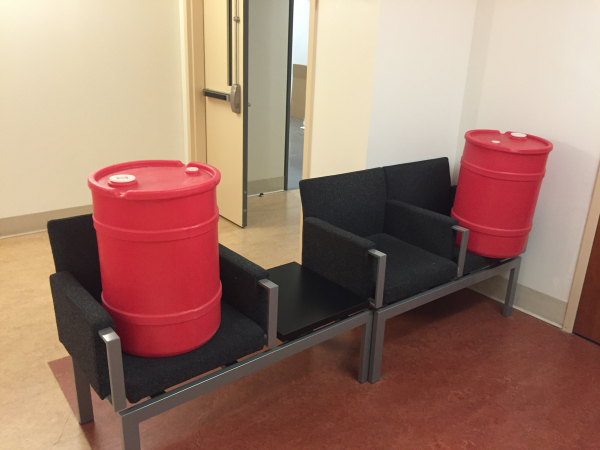
#> input picture ECE5242Proj1-train/2_3.1.png, 1200 x 900 px (shown at 1/2 size)
$ jupyter execute --allow-errors Project1.ipynb   (shell and % lines are left out)
#> lines starting #> are read from the running program, lines starting #| are printed output that depends on the picture
[cell 1]

from roipoly import RoiPoly
from matplotlib import pyplot as plt
import cv2
from skimage import data, util
from skimage.measure import label, regionprops
import numpy as np
from PIL import Image
import math
from matplotlib import patches as mpatches

# 1 Labeling

## 1.1 Hand Labeling Appropriate Regions

[cell 2]
image = cv2.imread('ECE5242Proj1-train/2_3.1.png', 0)
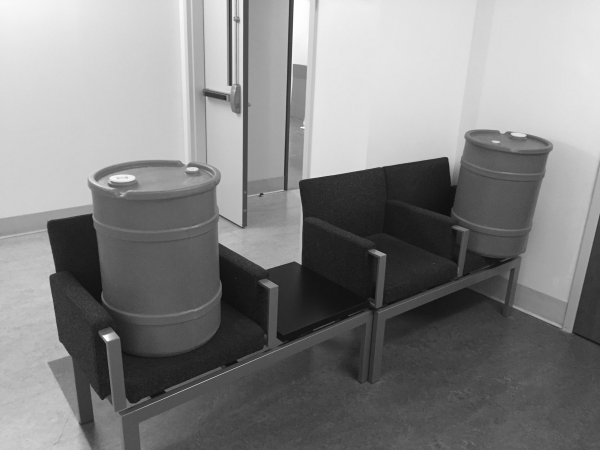
#> image: shape (900, 1200) (shown at 1/2 size); min 12, max 255, mean 132.4

plt.imshow(image, cmap = "gray")

#> (a cell that did not finish here is left out)

[cell 4]
plt.imshow(image, cmap='gray')
#> (the rest of this cell did not finish here and is left out)

#> (a cell that did not finish here is left out)

[cell 6]
RGB_image = cv2.imread('ECE5242Proj1-train/2_3.1.png', 1)
#> RGB_image is the input picture: shape (900, 1200, 3); mean B, G, R 108.9, 124, 159.5
RGB_image = cv2.cvtColor(RGB_image, cv2.COLOR_BGR2HSV)
#> RGB_image: shape (900, 1200, 3); mean H, S, V 46.6, 84.4, 159.7
#> (the rest of this cell did not finish here and is left out)

#> (a cell that did not finish here is left out)

[cell 8]
# plot in 3D visualization just to see points
from mpl_toolkits.mplot3d import Axes3D

fig = plt.figure()
ax = fig.add_subplot(111, projection = '3d')

#> (the rest of this cell did not finish here and is left out)

[cell 9]
fig2 = plt.figure()
ax = fig2.add_subplot(111, projection = '3d')

#> (the rest of this cell did not finish here and is left out)

## 1.2 Using HSV points from Mask Generator

#> (a cell that did not finish here is left out)

[cell 11]
testImagesRGB = np.zeros((11,900,1200,3))

testImagesRGB[0] = cv2.cvtColor( cv2.imread('ECE5242Proj1-train/2.8.png', 1) , cv2.COLOR_BGR2RGB )
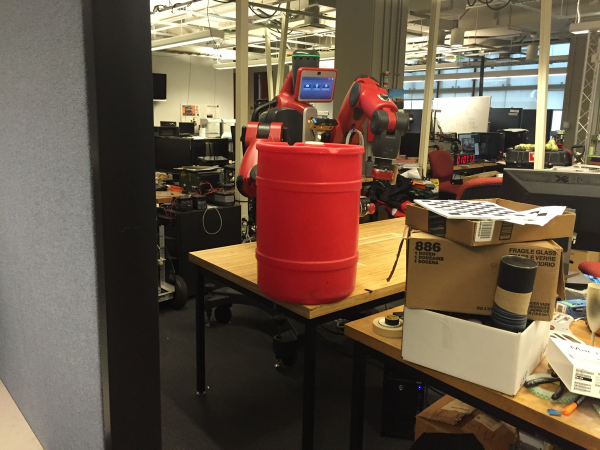
#> input picture ECE5242Proj1-train/2.8.png, 1200 x 900 px (shown at 1/2 size)
testImagesRGB[1] = cv2.cvtColor( cv2.imread('ECE5242Proj1-train/2.14.png', 1) , cv2.COLOR_BGR2RGB )
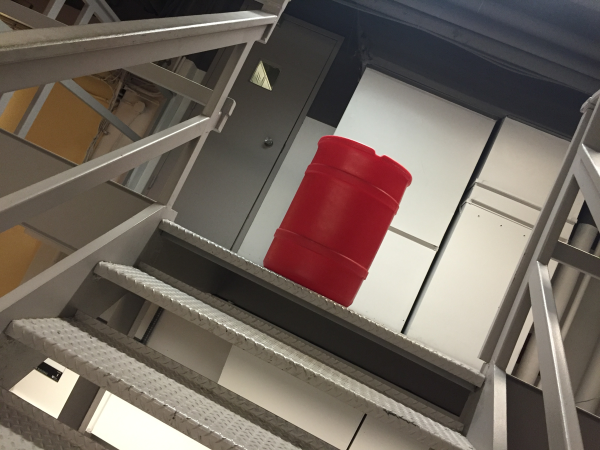
#> input picture ECE5242Proj1-train/2.14.png, 1200 x 900 px (shown at 1/2 size)
testImagesRGB[2] = cv2.cvtColor( cv2.imread('ECE5242Proj1-train/3.11.png', 1) , cv2.COLOR_BGR2RGB )
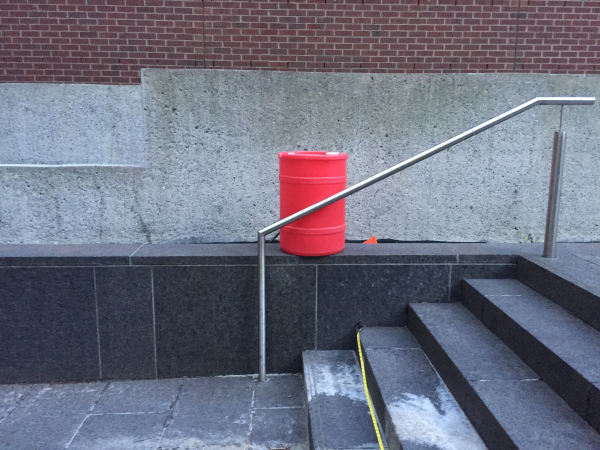
#> input picture ECE5242Proj1-train/3.11.png, 1200 x 900 px (shown at 1/2 size)
testImagesRGB[3] = cv2.cvtColor( cv2.imread('ECE5242Proj1-train/4.10.png', 1) , cv2.COLOR_BGR2RGB )
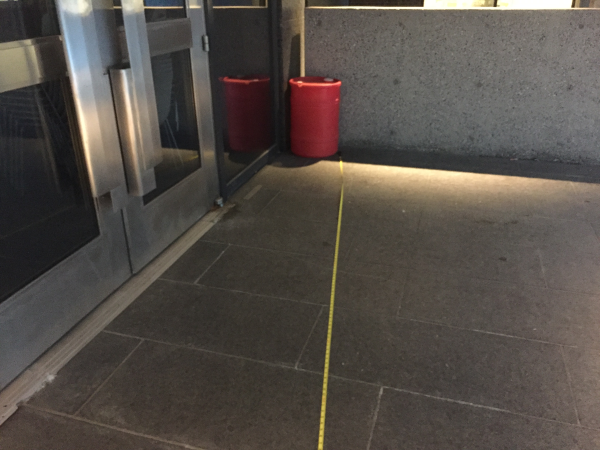
#> input picture ECE5242Proj1-train/4.10.png, 1200 x 900 px (shown at 1/2 size)
testImagesRGB[4] = cv2.cvtColor( cv2.imread('ECE5242Proj1-train/5.11.png', 1) , cv2.COLOR_BGR2RGB )
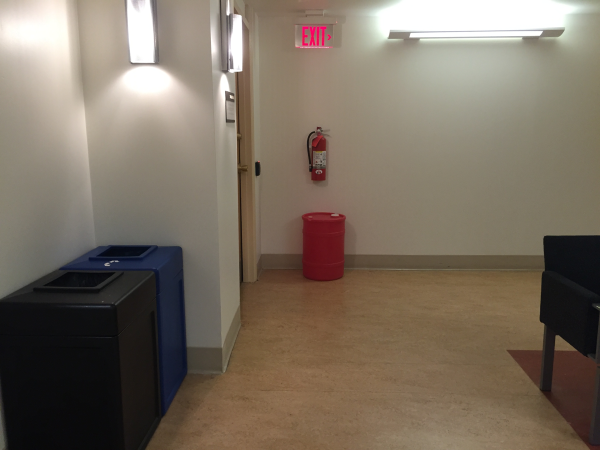
#> input picture ECE5242Proj1-train/5.11.png, 1200 x 900 px (shown at 1/2 size)
#> (the rest of this cell did not finish here and is left out)
